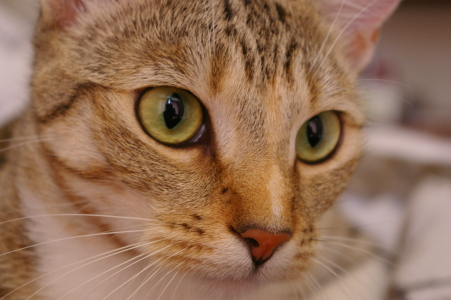
#> input picture skimage.data.chelsea(), 451 x 300 px
$ jupyter execute --allow-errors TPcontours.ipynb   (shell and % lines are left out)
#> lines starting #> are read from the running program, lines starting #| are printed output that depends on the picture; after the words box and inside, x2 and y2 are one past the last pixel; in counts of white or black regions, pixels touching at a corner belong together
# Practice on images descriptors (except deep descriptors)
## M1 DSAI - Intro to ML
### Diane Lingrand (Diane.Lingrand@univ-cotedazur.fr)

[cell 1]
from skimage import io
from skimage import data
from skimage import transform
import numpy as np
from matplotlib import pyplot as plt
import math

## Images from the library scikit-image

[cell 2]
#img = data.coffee()
img = data.chelsea()
#> img is the input picture: shape (300, 451, 3); mean R, G, B 147.7, 111.4, 86.8
#img = io.imread('/home/lingrand/Ens/SSII/Cours8-contours/carreNoir.png') #data.coffee()
# you can save an image to an image file
#io.imsave("coffee.png",img)

[cell 3]
print(img.shape)
#| (300, 451, 3)

[cell 4]
plt.imshow(img)

[cell 5]
# a figure with 2 images
fig, axes = plt.subplots(nrows=1, ncols=2)
ax = axes.ravel()
ax[0].imshow(data.coffee())
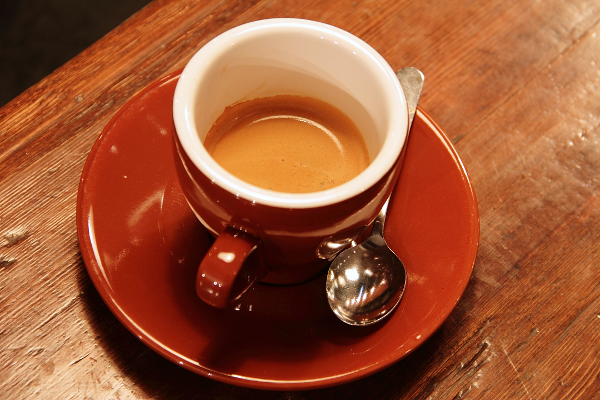
#> input picture skimage.data.coffee(), 600 x 400 px
ax[0].title.set_text('a cup of coffee')
ax[1].imshow(data.chelsea())
ax[1].title.set_text('a cat')

## Smoothing using convolution

We will start to use a simple method of 2D convolution: <a href="https://docs.scipy.org/doc/scipy/reference/generated/scipy.ndimage.convolve.html">scipy.ndimage.convolve</a>.

Gaussian smoothing is approximated by a convolution with the kernel $\frac{1}{16}\begin{pmatrix} 1 & 2 & 1\\ 2 & 4 & 2 \\ 1 & 2 & 1 \end{pmatrix}$.

This convolution only deals with a single channel. We thus need to apply this function on each channel and then recompose another image.

[cell 6]
from scipy import ndimage

[cell 7]
lissGauss3x3 = np.array([[1,2,1],[2,4,2],[1,2,1]])
r = ndimage.convolve(img[:,:,0],lissGauss3x3)
g = ndimage.convolve(img[:,:,1],lissGauss3x3)
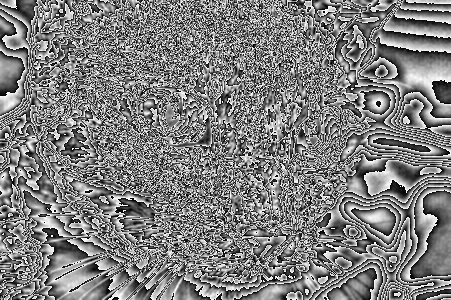
#> g: shape (300, 451); min 0, max 255, mean 126.9
b = ndimage.convolve(img[:,:,2],lissGauss3x3)
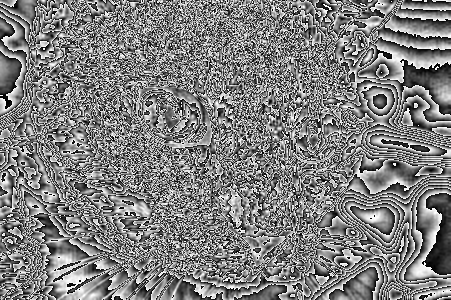
#> b: shape (300, 451); min 0, max 255, mean 127.1
imgLisse = np.dstack((r,g,b))
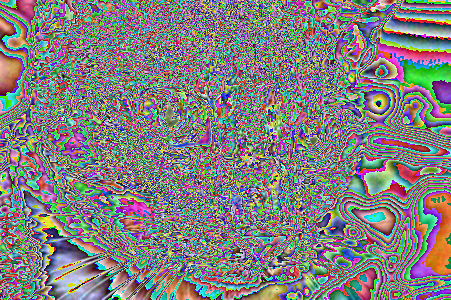
#> imgLisse: shape (300, 451, 3); mean R, G, B 129.1, 126.9, 127.1
plt.imshow(imgLisse)

Strange colors ... What's the problem ? How to improve ?

[cell 8]
# modifications ?

This image looks better !

## Edges by first derivative

A well-know detector is the one by Sobel. Have a look on the edges long x-axis and y-axis before composing the final result.

[cell 9]
sobelx = np.array([[1,0,-1],[2,0,-2],[1,0,-1]])/4.0
sobely = np.array([[1,2,1],[0,0,0],[-1,-2,-1]])/4.0

r = ndimage.convolve(img[:,:,0],sobelx)
g = ndimage.convolve(img[:,:,1],sobelx)
b = ndimage.convolve(img[:,:,2],sobelx)
imgSobelx = np.dstack((r,g,b))
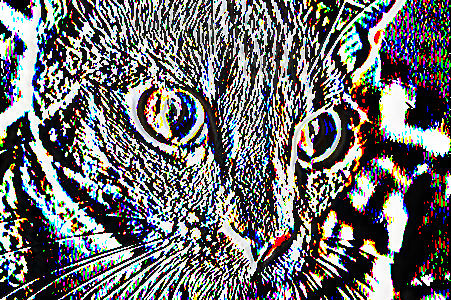
#> imgSobelx: shape (300, 451, 3); mean R, G, B 107.5, 107.7, 108.7
plt.imshow(imgSobelx)
print("min = ", imgSobelx.min())
#| min =  0
print("max = ", r.max())
#| max =  255
print(imgSobelx[100,400,:])
#| [246 246 245]

If you are note sure of the result, try your detector on a simple image composed of a black square on a white background.

[cell 10]
img = io.imread('/home/lingrand/Ens/SSII/Cours8-contours/carreNoir.png')
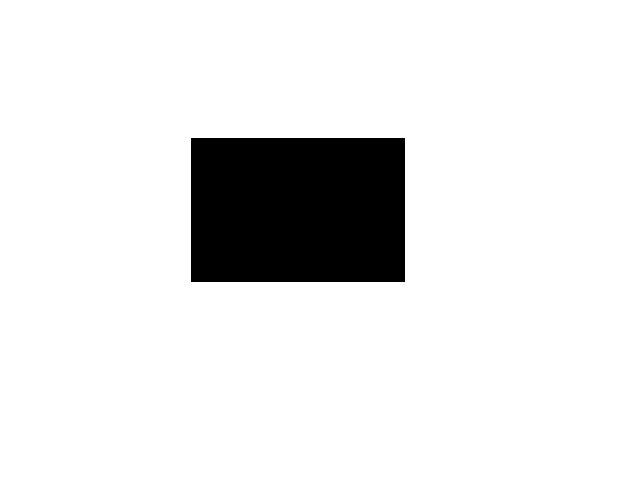
#> input picture ML Algorithms/Week 2 - Digital Image Processing/carreNoir.png, 640 x 480 px, found by its file name
#> img is the input picture: shape (480, 640, 3); 90% white; 1 black region, box (x1, y1, x2, y2) and area: (191, 138, 405, 282) 30816
plt.imshow(img)

[cell 11]
sobel_mag = ndimage.sobel(img[:,:,0], axis=0)
print(type(sobel_mag), sobel_mag.shape,type(sobel_mag[0][0]),sobel_mag.min(), sobel_mag.max())
#| <class 'numpy.ndarray'> (480, 640) <class 'numpy.uint8'> 0 255
plt.imshow(sobel_mag, cmap = plt.cm.gray )
#plt.imshow(np.abs(ndimage.sobel(img[:,:,0],axis=0)),cmap=plt.cm.gray) # ou axis =1

Why do you obtain only a single horizontal edge ?

And what about to write the code from scratch ?

#> (a cell that did not finish here is left out)

[cell 13]
sobelx = np.array([[1,0,-1],[2,0,-2],[1,0,-1]])/4.0
sobely = np.array([[1,2,1],[0,0,0],[-1,-2,-1]])/4.0

#> (the rest of this cell did not finish here and is left out)

Let's forger ndimage for Sobel edges and take a look to scikit-image.

[cell 14]
from skimage.filters import sobel

[cell 15]
sobelx = sobel(img,axis=1) # or axis = 0
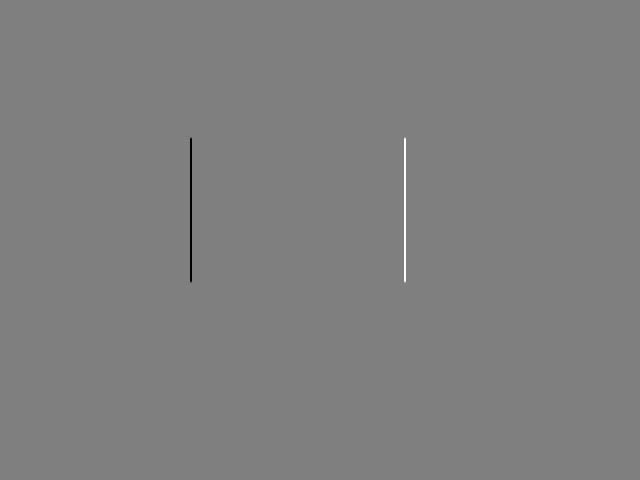
#> sobelx: shape (480, 640, 3) float64; min -1, max 1, mean 0; drawn with min black and max white
print(sobelx.min(), sobelx.max())
#| -1.0 1.0
plt.imshow(np.abs(sobelx))
print(type(sobelx[0][0][0]))
#| <class 'numpy.float64'>
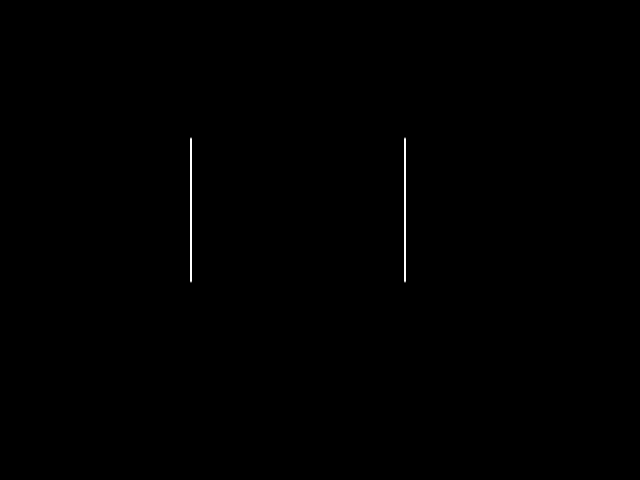
#> shown: shape (480, 640, 3) float64; min 0, max 1, mean 0.00187

[cell 16]
# we now compute the strengh of the edges
sobel_mag = np.sqrt(sobel(img, axis=0)**2 + sobel(img, axis=1)**2)/math.sqrt(2)
#> sobel_mag: shape (480, 640, 3) float64
plt.imshow(sobel_mag)

Apply Sobel edges detection to several images of your choice.R

[cell 17]
# for you

Test also othe edge detectors using first derivatives such as, for example, <a href="https://scikit-image.org/docs/dev/api/skimage.filters.html?highlight=sobel#skimage.filters.prewitt">Prewitt</a>.

[cell 18]
# for you

## Edges by second derivative

Test also the detector from <a href="https://scikit-image.org/docs/dev/api/skimage.filters.html?highlight=sobel#skimage.filters.laplace">Laplace</a>.

[cell 19]
# for you

## Edges by difference of gaussians

Smooth a image twice using different smoothin and look at the difference of the results (absolute value).

[cell 20]
# for you

## Thresholding of the edges points

Test simple thresholding or <a href="https://scikit-image.org/docs/dev/api/skimage.filters.html?highlight=sobel#skimage.filters.apply_hysteresis_threshold">hysteresis</a>. Is it obvious to find the correct threshold value?

[cell 21]
# for you

## Points of interest

### Harris

Let's start with Harris:

[cell 22]
from skimage.feature import corner_harris, corner_peaks

[cell 23]
pts=corner_peaks(corner_harris(img[:,:,1]), min_distance=1)
#> pts = 72312 pairs, first value 1 to 478, second value 1 to 638
print( pts.shape[0], ' points found')
#| 72312  points found
import matplotlib.pyplot as plt
plt.imshow(img, cmap='gray')
plt.scatter(y=pts[:,0],x=pts[:,1],c='r',s=10)
plt.show()
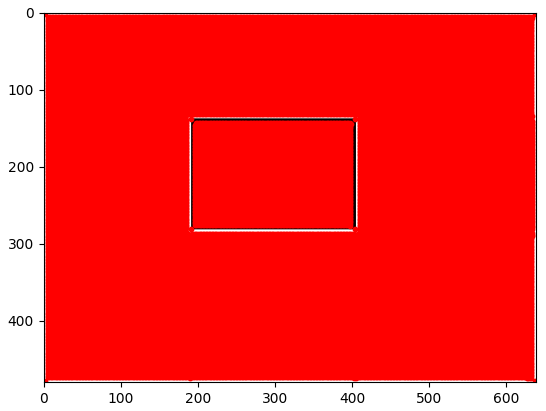
#> figure drawn by matplotlib, 1 panel

How to add points of interest ? Have a look to the default parameters.

### SIFT

Let's try the SIFT detector and descriptor. We will use the OpenCV implementation.

[cell 24]
# if necessary installation :
#            !pip install opencv-contrib-python

import cv2
print(cv2.__version__)

[cell 25]
gray = cv2.cvtColor(img,cv2.COLOR_BGR2GRAY)
sift = cv2.SIFT_create()
kp,des = sift.detectAndCompute(gray,None)
#> kp = 3 keypoints; (x, y, size): (298, 209, 126.1), (202, 149, 17.9), (202, 149, 17.9)
cv2.drawKeypoints(gray,kp,img,flags=cv2.DRAW_MATCHES_FLAGS_DRAW_RICH_KEYPOINTS)
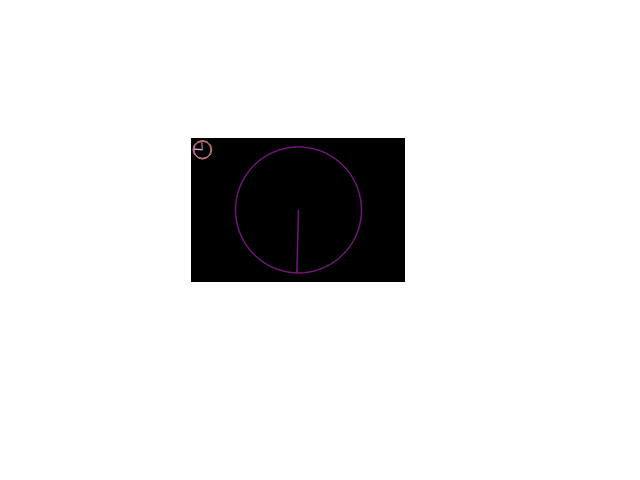
#> img: shape (480, 640, 3); 0.47% of pixels changed, all inside (x1, y1, x2, y2) = (192, 139, 363, 274)
plt.imshow(img)
